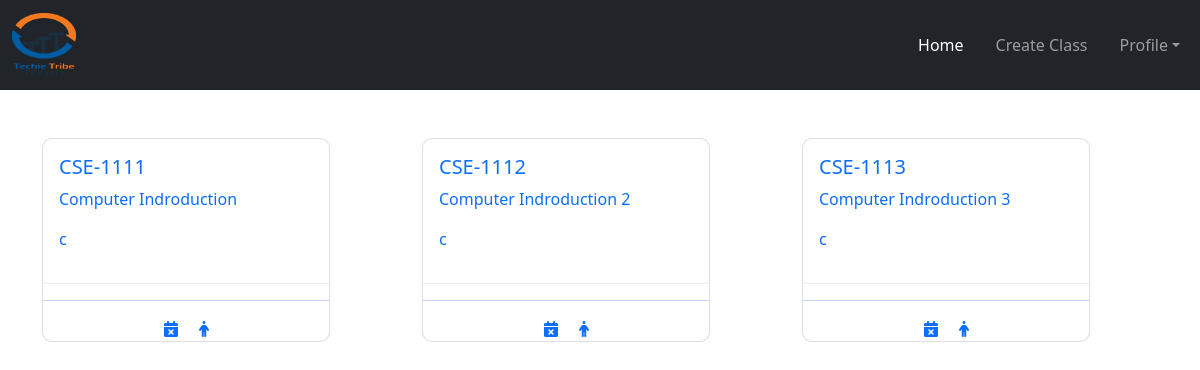
Screenshot of /teacher/ (signed in) with the database file from the repository.
### teacher/models.py (models this page shows, shortened)
class CreateClass(models.Model):
    user = models.ForeignKey(User, on_delete=models.CASCADE)
    class_code_name = models.CharField(max_length=100)
    section = models.CharField(max_length=100)
    subject_name = models.CharField(max_length=100)
    room = models.CharField(max_length=100)
    classcode = models.CharField(max_length=100)

### teacher/views.py (the view)
# urls.py: path('', TeacherHome.as_view(), name='home'),
class TeacherHome(View):
    def get(self, request):
        if request.user.is_authenticated:
            create = CreateClass.objects.filter(user=request.user)
            return render(request, 'teacher_home.html', {'create': create})
        else:
            return redirect("/")

### teacher/templates/teacher_home.html (shortened to what this page needs)
{% extends 'base_teacher.html' %} <br />
{% load static %} <br />
{% block content %}
<link rel="stylesheet" href="{% static 'css/card.css' %}" />
<link
  rel="stylesheet"
  href="https://cdnjs.cloudflare.com/ajax/libs/font-awesome/6.1.1/css/all.min.css"
/>
<section class="wrapper">
  <div class="container">
    <div class="row">
      {% for cr in create %}
      <div class="col-lg-4 mt-5">
        <a href="{% url 'classshow' cr.id %}">
          <div class="card" style="width: 18rem">
            <div class="card-body">
              <h5 class="card-title">{{cr.class_code_name}}</h5>
              <p class="card-text">{{cr.subject_name}}</p>
              <p class="card-text">{{cr.section}}</p>
            </div>
            <hr class="mhr" />
            <hr />
            <div class="text-center">
              <a href="{% url 'deletecard' cr.id %}"
                ><i class="fa-solid fa-calendar-xmark me-3"></i
              ></a>
              <a href=""><i class="fa-solid fa-person"></i></a>
            </div>
          </div>
        </a>
      </div>
      {% endfor %}
    </div>
  </div>
</section>
{% endblock content %}

### teacher/static/css/form.css (style rules this page uses)
*, *:before, *:after { -webkit-box-sizing: border-box; box-sizing: border-box; }

### teacher/static/css/card.css (style rules this page uses)
a { text-decoration: none; }
.card { border-radius: 10px; }
.mhr { color: rgb(178, 179, 180); }

### rows the page displays
CreateClass: class_code_name "CSE-1111", subject_name "Computer Indroduction", section "c"
CreateClass: class_code_name "CSE-1112", subject_name "Computer Indroduction 2", section "c"
CreateClass: class_code_name "CSE-1113", subject_name "Computer Indroduction 3", section "c"
